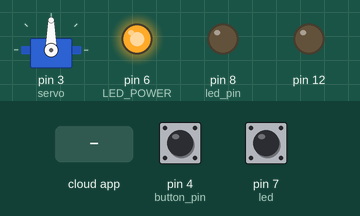
This sketch was run on a simulated Arduino Uno, built with avr-gcc and run on an emulated ATmega328P. On the bench: servo, output pins drawn as LEDs (lit = HIGH). The test bench sets the inputs (shaded band); at power-on: pin 4 (button_pin) HIGH, pin 7 (led) HIGH. The ROS host is connected and sends only what is stated.

Above: at 1.2 s.
1.3 s: pin 4 (button_pin) pulled LOW for 0.15 s
At 1.46 s:
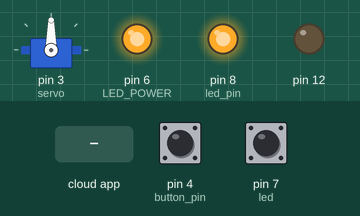
3.0 s: the phone or cloud app sets servo to 0
At 4.2 s:
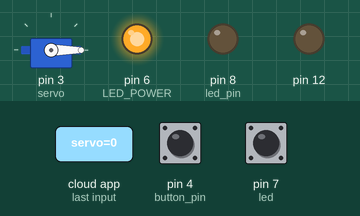
4.5 s: the phone or cloud app sets servo to 45
At 5.5 s:
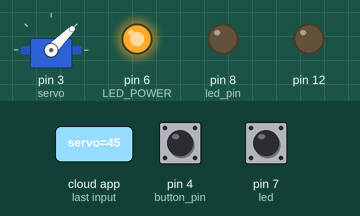
6.0 s: pin 4 (button_pin) pulled LOW for 1 s
At 6.7 s:
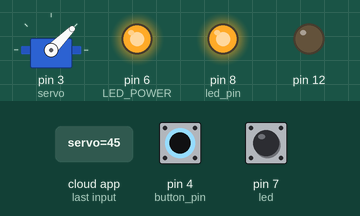
8.5 s: the phone or cloud app sets servo to 180
At 9.6 s:
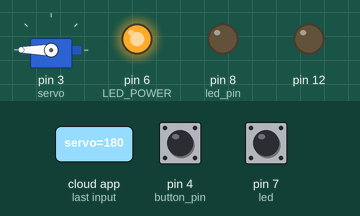
10.0 s: pin 4 (button_pin) pulled LOW for 0.15 s
At 10.16 s:
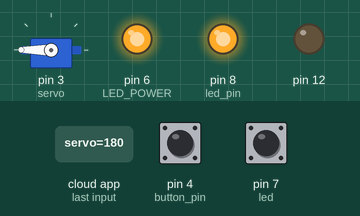
Timing chart, 0 to 12.7 s (numbered marks = the images above; inputs shaded):
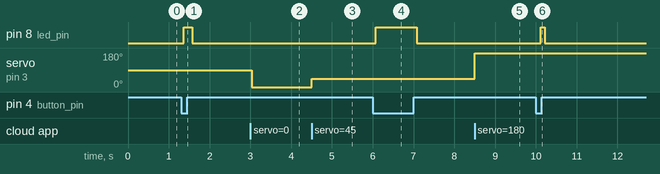

Measured:
- after the input at 1.3 s, pin 8 (led_pin): LOW → HIGH after 0.07 s, → LOW 0.20 s later
- after the input at 3.0 s, servo on pin 3 (servo): 90° → 0° at once
- after the input at 4.5 s, servo on pin 3 (servo): 0° → 45° at once
- after the input at 6.0 s, pin 8 (led_pin): LOW → HIGH after 0.07 s, → LOW 1.0 s later
- after the input at 8.5 s, servo on pin 3 (servo): 45° → 180° at once
- after the input at 10.0 s, pin 8 (led_pin): LOW → HIGH after 0.12 s, → LOW 0.10 s later

The sketch:

Button_gripper.ino
```cpp
/*
 * rosserial Servo Control Example
Program ROSSERIAL ARDUINO ATAS _ PUB PB DAN SUB SERVO
 */


#if (ARDUINO >= 100)
 #include <Arduino.h>
#else
 #include <WProgram.h>
#endif

#include <Servo.h>
#include <ros.h>
#include <std_msgs/UInt16.h>
#include <std_msgs/Bool.h>

ros::NodeHandle  nh;

Servo servo;

void servo_cb( const std_msgs::UInt16& cmd_msg){
  servo.write(cmd_msg.data); //set servo angle, should be from 0-180
  digitalWrite(7, HIGH-digitalRead(7));  //toggle led
}

void pompa_cb( const std_msgs::UInt16& cmd_msg){
  if(cmd_msg.data == 1){
     digitalWrite(12, HIGH);
  }
  else{digitalWrite(12, LOW);}

}


ros::Subscriber<std_msgs::UInt16> sub("servo", servo_cb);
ros::Subscriber<std_msgs::UInt16> dub("pompa", pompa_cb);
std_msgs::Bool pushed_msg;
ros::Publisher pub_button("pushed", &pushed_msg);

const int button_pin = 4;
const int led_pin = 8;

bool last_reading;
long last_debounce_time=0;
long debounce_delay=50;
bool published = true;

void setup(){
  pinMode(6, OUTPUT); // LED POWER
  //initialize an LED output pin
  //and a input pin for our push button
  pinMode(led_pin, OUTPUT);
  pinMode(button_pin, INPUT);
  digitalWrite(6, HIGH);
  pinMode(12, OUTPUT);
  digitalWrite(12, LOW);

  nh.initNode();
  nh.subscribe(sub);
  nh.subscribe(dub);
  nh.advertise(pub_button);

  //Enable the pullup resistor on the button
  digitalWrite(button_pin, HIGH);

  //The button is a normally button
  last_reading = ! digitalRead(button_pin);

  servo.attach(3); //attach it to pin 3
}

void loop(){
  bool reading = ! digitalRead(button_pin);

  if (last_reading!= reading){
      last_debounce_time = millis();
      published = false;
  }

  //if the button value has not changed for the debounce delay, we know its stable
  if ( !published && (millis() - last_debounce_time)  > debounce_delay) {
    digitalWrite(led_pin, reading);
    pushed_msg.data = reading;
    pub_button.publish(&pushed_msg);
    published = true;
  }

  last_reading = reading;

  nh.spinOnce();
  delay(50); //ganti
}
```
